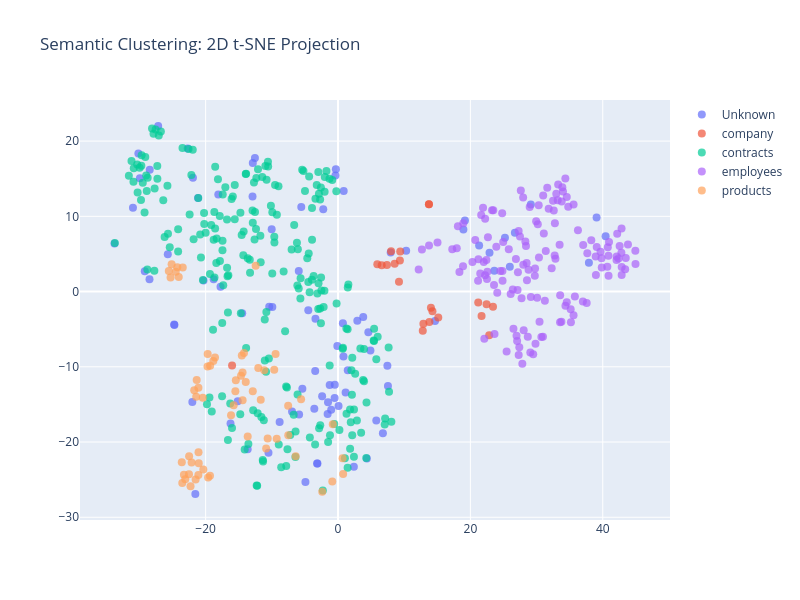
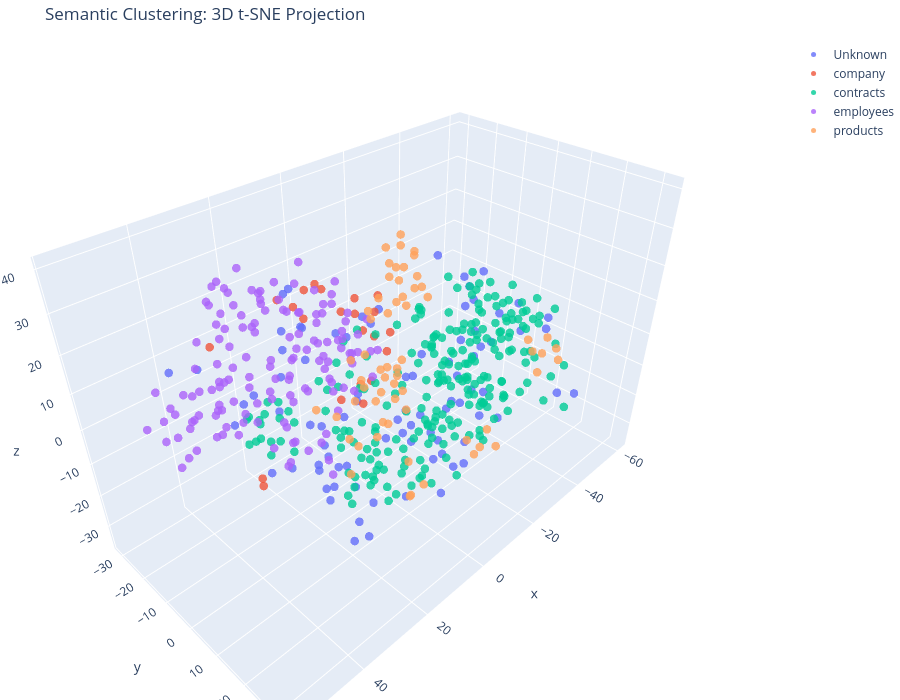

The cell these charts' notebook holds for them, in order:
### Code cell
# Visualization
result = collection.get(include=['embeddings', 'documents', 'metadatas'])

# Safety check if embeddings exist and are not empty
if result.get('embeddings') is not None and len(result['embeddings']) > 0:
    print("\nGenerating 2D and 3D t-SNE Plot...")
    vectors = np.array(result['embeddings'])

    # Extract metadata for grouping (colors) and hover text
    doc_types = np.array([meta.get('type', 'Unknown') for meta in result['metadatas']])
    headlines = np.array([meta.get('headline', 'No Headline') for meta in result['metadatas']])
    unique_types = np.unique(doc_types)

    # 2D plot
    tsne_2d = TSNE(n_components=2, random_state=42)
    reduced_vectors_2d = tsne_2d.fit_transform(vectors)

    fig_2d = go.Figure()
    for doc_type in unique_types:
        idx = doc_types == doc_type
        fig_2d.add_trace(go.Scatter(
            x=reduced_vectors_2d[idx, 0], 
            y=reduced_vectors_2d[idx, 1],
            mode='markers', 
            name=doc_type,             # Adds legend entry
            text=headlines[idx],        # Custom text for hover
            hoverinfo='text+name',      # Show headline and category on hover
            marker=dict(size=8, opacity=0.7)
    ))
    fig_2d.update_layout(title='Semantic Clustering: 2D t-SNE Projection', width=800, height=600)
    fig_2d.show()

    # 3D plot
    tsne_3d = TSNE(n_components=3, random_state=42)
    reduced_vectors_3d = tsne_3d.fit_transform(vectors)

    fig_3d = go.Figure()
    for doc_type in unique_types:
        idx = doc_types == doc_type
        fig_3d.add_trace(go.Scatter3d(
            x=reduced_vectors_3d[idx, 0], 
            y=reduced_vectors_3d[idx, 1],
            z=reduced_vectors_3d[idx, 2],
            mode='markers', 
            name=doc_type,
            text=headlines[idx],
            hoverinfo='text+name',
            marker=dict(size=5, opacity=0.8)
    ))
    fig_3d.update_layout(
        title='Semantic Clustering: 3D t-SNE Projection', 
        width=900, height=700,
        margin=dict(l=0, r=0, b=0, t=40)
    )
    fig_3d.show()

else:
    print("Vector database is still empty.")

### Figure 1 — Plotly figure (JSON) as saved in the notebook; plotly's stock layout.template omitted (floating-point values rounded to 4 significant figures; data arrays with more than 128 entries replaced by an {"elided": "..."} marker saying what was removed)
{"data": [{"hoverinfo": "text+name", "marker": {"opacity": 0.7, "size": 8}, "mode": "markers", "name": "Unknown", "text": ["Company Founding and Early Growth", "Client Base and Market Reach", "Summary of Benefits and Remote Culture", "Marketplace and Infrastructure Products", "Additional Features and Technical Support", "Support Services: Account Management and Updates", "Signatures and Agreement Conclusion", "Renewal and Basic Features", "Multi-State Support and Dedicated Success", "Contract Parties and Date", "Terms of Coverage", "Duration of Agreement", "Payment Schedule", "Reinsurance Volume", "Service Level Agreement and Uptime", "Confidentiality and Security", "Business Continuity and Global Operations", "Unlimited Reinsurance Administration Feature", "White-Label Platform Feature", "Advanced AI-Driven Analytics Feature", "Comprehensive Risk Assessment Module", "Catastrophe Modeling Integration Feature", "Treaty Administration and Facultative Platform", "Customizable Dashboard and Compliance Tools", "Client Portals, API Access, Retro, and Climate Risk", "Dedicated Customer Success Team Support", "24/7/365 Premium Support Services", "Comprehensive Implementation Program", "Training, Enablement, and Custom Development", "Integration Services and Ecosystem Connectivity", "Analytics, Reporting, and Catastrophe Response", "Regulatory Support and Continuous Improvement", "Signatures Section", "Parties and Services Provided", "Contract Duration and Payment Terms", "Agreement Renewal", "Homellm Core Features", "Support and Updates", "Agreement Effective Date and Duration", "Subscription Type and Member Coverage", "Payment Terms and User Licenses", "Termination and Renewal Clauses", "Price Protection and Volume Discounts", "Professional Tier Features Overview", "Predictive Healthcare and Medication Management", "Value-Based Care and Care Management Platforms", "Technical Support and Training Programs", "Updates, Maintenance, and Account Management", "Integration Support and Analytics Services", "Compliance and Regulatory Support", "Contract Parties and Scope", "Renewal Terms and Pricing", "AI Underwriting and Predictive Risk", "Digital Health and Policy Management", "Advanced Reporting and Support", "Signatures and Agreement Summary", "Vendor Network and Technical Support", "Data Analytics and Signatures", "Contract Parties and Overview", "Coverage and Duration", "Payment Structure and Volume", "SLA, Confidentiality, and Security", "Policy Administration and White-Label Platform", "Advanced AI Risk Assessment", "Dynamic Pricing and Instant Claims Processing", "Predictive Maintenance and Multi-Channel Integration", "Customer Portal and IoT Integration", "API Access, Multi-State Operations, and CAT Management", "Dedicated Success Team and 24/7 Support", "Implementation, Training, and Custom Development", "Integration Services, Analytics, and Reporting", "IoT Support, CAT Response, and Continuous Improvement", "Contract Signatures and Authorization", "Compensation and Education", "Daniel Park Career Progression and Performance History", "Performance History and Compensation", "Jordan Blake Annual Performance History", "Jordan Blake Compensation History", "Jordan Blake Other HR Notes", "Career Progression and Mentorship", "Robert Chen Annual Performance History (2016-2019)", "Samantha Greene Career Progression and Performance History", "Samantha Greene Annual Performance and Compensation History", "Samantha Greene Compensation History and Other HR Notes", "Performance and Compensation History", "Roadmap 2026"], "type": "scatter", "x": [10.3, 7.955, 14.65, -22.01, 7.544, 4.896, -5.553, -18.09, -3.41, -12.87, -14.48, -21.15, -29.2, -24.75, -20.32, -17.75, -33.77, -24.72, -3.447, -5.881, -5.388, -2.401, -3.583, -1.567, -1.032, 7.458, 0.7376, -0.1022, 1.476, 1.147, -1.511, 0.0812, -0.3889, -10.03, -21.92, -29.94, -15.15, -5.93, -27.17, -25.72, -22.71, -30.17, -30.98, -13.65, 2.393, 4.356, 2.918, 4.579, 5.783, 6.782, -12.92, -28.45, -16.24, -10.5, 3.81, -2.233, -4.923, 0.8601, -12.56, -10.4, -28.48, -18.79, -9.925, -6.948, -8.819, -3.164, -3.105, -1.256, -4.491, 0.827, -0.4872, -0.5095, -0.3267, 37.91, 25.96, 22.89, 21.32, 26.72, 25.22, 23.61, 29.13, 18.94, 39.07, 19.17, 40.43, -21.56], "y": [5.431, 5.206, -3.909, -14.67, -12.55, -7.817, 11.25, 12.91, -3.599, 17.08, -2.884, 12.43, 2.706, -4.393, 1.482, 0.6345, 6.388, -4.427, -10.55, -16.34, -12.93, -13.91, -15.58, -16.26, -15.7, -9.865, -4.216, -7.235, -10.45, -13.41, -14.72, -15.2, 15.43, 8.289, 15.12, 15.05, -14.59, 2.745, 22.01, 4.945, 19.01, 18.37, 11.14, -20.97, -23.28, -22.18, -3.894, -5.396, -17.13, -18.84, 12.62, 16.18, -17.53, -21.43, -3.364, 10.94, -25.32, 13.36, 17.74, -2.008, 1.649, 1.637, -2.047, -15.93, -17.32, -22.84, -22.85, -12.41, -2.483, -8.633, -12.4, -14.15, 16.27, 3.838, 3.287, 5.151, 6.116, 7.813, 7.138, 2.776, 11.56, 8.26, 9.83, 9.46, 7.364, -26.91]}, {"hoverinfo": "text+name", "marker": {"opacity": 0.7, "size": 8}, "mode": "markers", "name": "company", "text": ["Strategic Restructuring and Current Operations", "Product Expansion and New Offerings", "Why Join Insurellm Overview", "Insurellm Growth and Culture", "Insurellm Benefits and Perks", "Engineering Job Openings", "Data & Analytics Openings", "Product and Design Positions", "Sales and Customer Success Roles", "Operations and Support Roles", "Application Instructions", "Contact and Equal Opportunity Information", "Vision and Mission Statement", "Core Values: Innovation and Customer Obsession", "Core Values: Integrity and Collaborative Excellence", "Employer Value Proposition Overview", "Employee Benefits and Growth Opportunities", "Compensation and Company Mission", "Company Overview and History", "Core Insurance Portals", "Scale and Impact", "Client Portfolio Breakdown"], "type": "scatter", "x": [8.02, 5.938, 9.35, 13.8, 15.15, 22.45, 23.42, 21.19, 21.69, 22.84, 13.74, 13.74, 9.212, 12.9, 12.81, 8.557, 14.27, 14.04, 9.4, -16.01, 7.394, 6.599], "y": [5.345, 3.631, 4.116, -4.048, -3.431, -1.677, -2.016, -1.456, -3.244, -5.812, 11.59, 11.59, 1.32, -4.292, -5.207, 3.685, -2.621, -2.149, 5.317, -9.839, 3.544, 3.503]}, {"hoverinfo": "text+name", "marker": {"opacity": 0.7, "size": 8}, "mode": "markers", "name": "contracts", "text": {"elided": "234 str values"}, "type": "scatter", "x": {"elided": "234 float values"}, "y": {"elided": "234 float values"}}, {"hoverinfo": "text+name", "marker": {"opacity": 0.7, "size": 8}, "mode": "markers", "name": "employees", "text": {"elided": "140 str values"}, "type": "scatter", "x": {"elided": "140 float values"}, "y": {"elided": "140 float values"}}, {"hoverinfo": "text+name", "marker": {"opacity": 0.7, "size": 8}, "mode": "markers", "name": "products", "text": ["Bizllm Overview and Summary", "Multi-Line Underwriting and Business Intelligence", "Cyber Risk and Workers' Compensation Features", "Commercial Property and Professional Liability", "Portfolio Management, Portals, and Claims", "Bizllm Pricing Structure", "Bizllm Roadmap 2025 to 2026", "Bizllm Roadmap 2027 and Conclusion", "Carllm Product Overview", "Core Features: Risk Assessment and Instant Quoting", "Core Features: Customization, Fraud Detection, and Insights", "Core Features: Mobile Integration and Support", "Pricing Tiers", "2025 Roadmap: Q1 to Q3", "2025-2026 Roadmap: Q4 and Future Scaling", "Conclusion and Vision", "Claimllm Product Overview", "Intelligent FNOL and Triage", "Damage Assessment and Fraud Detection", "Document Processing and Dynamic Reserves", "Vendor Management and Payment Automation", "Communication Hub and Analytics", "Pricing Tiers", "Roadmap 2025", "Roadmap 2027 and Conclusion", "Healthllm Overview and Summary", "Intelligent Plan Design and Eligibility", "AI Claims Adjudication and Analytics", "Provider Management and Member Portal", "Medication Management and Compliance", "Healthllm Pricing Tiers", "Development Roadmap 2025-2026", "Future Roadmap and Platform Conclusion", "Homellm Product Overview", "AI Risk Assessment and Dynamic Pricing", "Instant Claims and Predictive Maintenance", "Multi-Channel Integration and Customer Portal", "Homellm Pricing Tiers", "Homellm Development Roadmap", "Conclusion and Future of Homellm", "Lifellm Product Summary", "AI-Powered Underwriting and Predictive Risk Modeling", "Digital Health Integration and Automated Policy Management", "Smart Document Processing and Customer Portal", "Compliance Automation and Pricing Tiers", "Product Development Roadmap", "Conclusion and Future Outlook", "Product Summary and Introduction", "Marketplace Value Proposition", "Core Features: AI Matching and User Interface", "Core Features: Quotes, Recommendations, and Security", "Core Features: Support and Data Insights", "Pricing for Consumers and Insurers", "Roadmap 2025: Q1 and Q2", "Roadmap 2025-2026: Q3, Q4, and Conclusion", "Rellm Product Overview", "AI-Driven Analytics and Seamless Integrations", "Risk Assessment and Customizable Dashboards", "Compliance Tools and Portals", "Pricing Plans", "2025 Roadmap", "2026 Roadmap and Conclusion"], "type": "scatter", "x": [-14.54, -14.21, -5.581, -7.534, -0.7905, -25.57, -22.52, -22.12, -18.58, -18.84, -19.32, -19.72, -25.3, -21.1, -20.35, -19.69, -12.88, -11.68, -6.402, -9.26, -0.8649, -2.381, -24.28, -22.28, -21.08, -13.94, -13.64, -7.519, 0.6897, 0.7736, -25.14, -23.53, -22.5, -15.44, -15.77, -14.42, -15.51, -24.51, -23.28, -23.6, -14.66, -16.16, -10.86, -10.63, -23.46, -23.08, -14.42, -21.43, -21.73, -20.43, -21.09, -21.35, -12.44, -19.63, -19.34, -12.05, -11.15, -9.64, -9.432, -24.07, -21.52, -21.05], "y": [-8.489, -8.177, -14.32, -15.17, -17.65, 2.745, -24.27, -22.71, -8.748, -9.243, -9.863, -9.95, 1.88, -24.39, -23.65, -8.288, -13.26, -14.39, -21.9, -19.58, -25.23, -26.6, 3.23, -25.87, -21.36, -12.03, -19.26, -19.08, -22.14, -24.26, 3.636, -25.44, -21.9, -11.79, -15.12, -14.45, -13.25, 2.65, -24.34, -22.68, -11.19, -16.45, -20.85, -19.52, 3.209, -24.96, -10.75, -13.97, -13.12, -14.12, -12.78, -11.76, 3.416, -24.71, -24.47, -10.15, -10.47, -10.4, -8.308, 1.928, -24.97, -22.81]}], "layout": {"height": 600, "title": {"text": "Semantic Clustering: 2D t-SNE Projection"}, "width": 800}}

### Figure 2 — Plotly figure (JSON) as saved in the notebook; plotly's stock layout.template omitted (floating-point values rounded to 4 significant figures; data arrays with more than 128 entries replaced by an {"elided": "..."} marker saying what was removed)
{"data": [{"hoverinfo": "text+name", "marker": {"opacity": 0.8, "size": 5}, "mode": "markers", "name": "Unknown", "text": ["Company Founding and Early Growth", "Client Base and Market Reach", "Summary of Benefits and Remote Culture", "Marketplace and Infrastructure Products", "Additional Features and Technical Support", "Support Services: Account Management and Updates", "Signatures and Agreement Conclusion", "Renewal and Basic Features", "Multi-State Support and Dedicated Success", "Contract Parties and Date", "Terms of Coverage", "Duration of Agreement", "Payment Schedule", "Reinsurance Volume", "Service Level Agreement and Uptime", "Confidentiality and Security", "Business Continuity and Global Operations", "Unlimited Reinsurance Administration Feature", "White-Label Platform Feature", "Advanced AI-Driven Analytics Feature", "Comprehensive Risk Assessment Module", "Catastrophe Modeling Integration Feature", "Treaty Administration and Facultative Platform", "Customizable Dashboard and Compliance Tools", "Client Portals, API Access, Retro, and Climate Risk", "Dedicated Customer Success Team Support", "24/7/365 Premium Support Services", "Comprehensive Implementation Program", "Training, Enablement, and Custom Development", "Integration Services and Ecosystem Connectivity", "Analytics, Reporting, and Catastrophe Response", "Regulatory Support and Continuous Improvement", "Signatures Section", "Parties and Services Provided", "Contract Duration and Payment Terms", "Agreement Renewal", "Homellm Core Features", "Support and Updates", "Agreement Effective Date and Duration", "Subscription Type and Member Coverage", "Payment Terms and User Licenses", "Termination and Renewal Clauses", "Price Protection and Volume Discounts", "Professional Tier Features Overview", "Predictive Healthcare and Medication Management", "Value-Based Care and Care Management Platforms", "Technical Support and Training Programs", "Updates, Maintenance, and Account Management", "Integration Support and Analytics Services", "Compliance and Regulatory Support", "Contract Parties and Scope", "Renewal Terms and Pricing", "AI Underwriting and Predictive Risk", "Digital Health and Policy Management", "Advanced Reporting and Support", "Signatures and Agreement Summary", "Vendor Network and Technical Support", "Data Analytics and Signatures", "Contract Parties and Overview", "Coverage and Duration", "Payment Structure and Volume", "SLA, Confidentiality, and Security", "Policy Administration and White-Label Platform", "Advanced AI Risk Assessment", "Dynamic Pricing and Instant Claims Processing", "Predictive Maintenance and Multi-Channel Integration", "Customer Portal and IoT Integration", "API Access, Multi-State Operations, and CAT Management", "Dedicated Success Team and 24/7 Support", "Implementation, Training, and Custom Development", "Integration Services, Analytics, and Reporting", "IoT Support, CAT Response, and Continuous Improvement", "Contract Signatures and Authorization", "Compensation and Education", "Daniel Park Career Progression and Performance History", "Performance History and Compensation", "Jordan Blake Annual Performance History", "Jordan Blake Compensation History", "Jordan Blake Other HR Notes", "Career Progression and Mentorship", "Robert Chen Annual Performance History (2016-2019)", "Samantha Greene Career Progression and Performance History", "Samantha Greene Annual Performance and Compensation History", "Samantha Greene Compensation History and Other HR Notes", "Performance and Compensation History", "Roadmap 2026"], "type": "scatter3d", "x": [0.8768, -7.484, 4.794, -10.46, 5.029, 2.328, 20.0, -24.97, -5.114, -28.71, -19.15, -41.54, -33.73, -20.97, -22.77, -31.84, -8.606, -19.73, 8.858, 13.82, 16.76, 20.69, 18.91, 16.87, 21.01, 2.581, -1.544, 8.577, 13.66, 25.09, 18.11, 16.9, 20.42, -25.92, -40.36, -55.97, -4.328, -20.39, -47.16, -41.6, -47.54, -56.83, -48.92, 0.1591, 9.418, 3.517, -5.998, -4.261, 3.007, -1.394, -36.55, -52.33, 1.357, -0.1653, -4.375, 22.26, -7.106, 17.22, -30.0, -23.05, -28.84, -26.79, -19.43, 11.23, 2.424, 22.93, 19.52, 25.96, -2.473, 10.73, 26.82, 21.79, 19.11, 41.53, 17.51, 20.62, 18.29, 25.21, 27.18, 13.59, 23.41, 13.0, 44.39, 14.95, 45.16, -10.2], "y": [-5.41, -8.507, -27.73, -14.56, 12.91, 28.24, -11.79, 17.12, 5.466, 1.444, 2.281, -5.109, 32.75, 10.32, 5.945, 3.784, 24.96, 7.752, 5.872, -6.085, -7.375, 3.598, -2.456, 8.371, 5.507, 10.53, 19.41, 27.73, 20.33, 8.769, 6.91, 2.532, -29.62, 2.209, -5.388, -1.377, -13.35, 13.37, -14.43, 17.58, -14.85, -8.34, 13.25, 5.65, 17.63, 23.3, 22.64, 26.73, 12.94, 18.93, -0.9113, 2.726, -7.483, 1.267, 27.15, -17.64, 11.31, -18.85, -2.64, -7.991, 30.89, 3.645, -8.12, -10.01, -11.49, 14.13, 15.47, 6.555, 10.49, 25.64, 9.813, 14.71, -26.6, -11.82, 7.715, -2.524, -5.909, -4.165, -2.902, -0.2371, -4.676, -13.26, -18.83, -18.17, 5.794, 7.456], "z": [15.89, 13.06, 15.88, 4.982, 0.7065, -1.028, -23.13, -16.01, 1.422, -21.73, -28.99, -6.978, -4.524, -33.49, 13.6, 18.82, 18.59, -35.51, -30.57, -15.89, -8.467, -9.221, -16.77, -18.07, -17.18, 7.63, 14.07, 11.4, 3.524, -16.45, -11.63, -15.54, -12.42, -10.73, 3.493, -2.46, -13.58, 6.4, -16.86, 3.85, 4.139, -9.153, 2.13, -8.854, -19.91, -18.97, 5.887, 1.799, -9.725, -12.59, -11.08, -8.223, -9.635, -17.56, 8.521, -27.1, -22.61, -10.51, -24.02, -28.11, -2.691, 16.55, -29.83, -13.61, -16.44, -27.37, -27.39, -8.193, 11.4, 5.072, -10.98, -21.43, -8.628, 17.86, 23.83, 14.7, 20.35, 18.66, 13.26, 19.38, 31.34, 15.02, 15.0, 12.48, 15.39, 32.38]}, {"hoverinfo": "text+name", "marker": {"opacity": 0.8, "size": 5}, "mode": "markers", "name": "company", "text": ["Strategic Restructuring and Current Operations", "Product Expansion and New Offerings", "Why Join Insurellm Overview", "Insurellm Growth and Culture", "Insurellm Benefits and Perks", "Engineering Job Openings", "Data & Analytics Openings", "Product and Design Positions", "Sales and Customer Success Roles", "Operations and Support Roles", "Application Instructions", "Contact and Equal Opportunity Information", "Vision and Mission Statement", "Core Values: Innovation and Customer Obsession", "Core Values: Integrity and Collaborative Excellence", "Employer Value Proposition Overview", "Employee Benefits and Growth Opportunities", "Compensation and Company Mission", "Company Overview and History", "Core Insurance Portals", "Scale and Impact", "Client Portfolio Breakdown"], "type": "scatter3d", "x": [-7.74, -7.634, -1.878, 1.471, 7.203, 12.06, 15.59, 10.88, 16.91, 30.79, 34.35, 32.61, -2.686, -2.05, -3.87, -2.248, 3.539, 2.912, -3.394, -7.843, -2.594, -5.544], "y": [-9.07, -4.711, -10.92, -25.81, -29.51, 9.142, 10.25, 4.501, 4.557, -24.12, -3.553, -6.309, -16.98, -23.35, -28.07, -11.37, -28.01, -24.9, -5.706, -6.042, -9.033, -8.149], "z": [16.56, 8.103, 17.42, 15.03, 13.01, 10.74, 6.996, 6.779, 5.666, 12.65, -14.07, -14.73, 10.78, 14.87, 13.7, 12.76, 10.1, 7.716, 15.23, 1.799, 8.909, 6.296]}, {"hoverinfo": "text+name", "marker": {"opacity": 0.8, "size": 5}, "mode": "markers", "name": "contracts", "text": {"elided": "234 str values"}, "type": "scatter3d", "x": {"elided": "234 float values"}, "y": {"elided": "234 float values"}, "z": {"elided": "234 float values"}}, {"hoverinfo": "text+name", "marker": {"opacity": 0.8, "size": 5}, "mode": "markers", "name": "employees", "text": {"elided": "140 str values"}, "type": "scatter3d", "x": {"elided": "140 float values"}, "y": {"elided": "140 float values"}, "z": {"elided": "140 float values"}}, {"hoverinfo": "text+name", "marker": {"opacity": 0.8, "size": 5}, "mode": "markers", "name": "products", "text": ["Bizllm Overview and Summary", "Multi-Line Underwriting and Business Intelligence", "Cyber Risk and Workers' Compensation Features", "Commercial Property and Professional Liability", "Portfolio Management, Portals, and Claims", "Bizllm Pricing Structure", "Bizllm Roadmap 2025 to 2026", "Bizllm Roadmap 2027 and Conclusion", "Carllm Product Overview", "Core Features: Risk Assessment and Instant Quoting", "Core Features: Customization, Fraud Detection, and Insights", "Core Features: Mobile Integration and Support", "Pricing Tiers", "2025 Roadmap: Q1 to Q3", "2025-2026 Roadmap: Q4 and Future Scaling", "Conclusion and Vision", "Claimllm Product Overview", "Intelligent FNOL and Triage", "Damage Assessment and Fraud Detection", "Document Processing and Dynamic Reserves", "Vendor Management and Payment Automation", "Communication Hub and Analytics", "Pricing Tiers", "Roadmap 2025", "Roadmap 2027 and Conclusion", "Healthllm Overview and Summary", "Intelligent Plan Design and Eligibility", "AI Claims Adjudication and Analytics", "Provider Management and Member Portal", "Medication Management and Compliance", "Healthllm Pricing Tiers", "Development Roadmap 2025-2026", "Future Roadmap and Platform Conclusion", "Homellm Product Overview", "AI Risk Assessment and Dynamic Pricing", "Instant Claims and Predictive Maintenance", "Multi-Channel Integration and Customer Portal", "Homellm Pricing Tiers", "Homellm Development Roadmap", "Conclusion and Future of Homellm", "Lifellm Product Summary", "AI-Powered Underwriting and Predictive Risk Modeling", "Digital Health Integration and Automated Policy Management", "Smart Document Processing and Customer Portal", "Compliance Automation and Pricing Tiers", "Product Development Roadmap", "Conclusion and Future Outlook", "Product Summary and Introduction", "Marketplace Value Proposition", "Core Features: AI Matching and User Interface", "Core Features: Quotes, Recommendations, and Security", "Core Features: Support and Data Insights", "Pricing for Consumers and Insurers", "Roadmap 2025: Q1 and Q2", "Roadmap 2025-2026: Q3, Q4, and Conclusion", "Rellm Product Overview", "AI-Driven Analytics and Seamless Integrations", "Risk Assessment and Customizable Dashboards", "Compliance Tools and Portals", "Pricing Plans", "2025 Roadmap", "2026 Roadmap and Conclusion"], "type": "scatter3d", "x": [-5.038, -2.483, 12.43, 10.14, 12.84, -36.87, -4.299, -5.71, -17.34, -15.52, -11.55, -11.45, -31.67, -2.608, -3.42, -16.4, -11.69, -11.04, 5.626, -4.273, -1.385, -1.826, -34.5, -6.283, -10.68, -7.677, -5.05, 2.31, 1.217, 4.553, -37.53, -4.908, -11.01, -10.06, -5.405, -4.891, -6.737, -33.15, -7.436, -11.76, -9.186, -2.833, -3.119, -5.053, -31.86, -2.838, -12.64, -13.06, -17.3, -14.99, -17.22, -17.75, -24.14, -4.138, -6.02, -15.61, -14.89, -15.83, -21.39, -33.74, -0.8988, -8.904], "y": [-11.15, -13.65, -2.622, -13.09, 5.274, 25.15, -1.684, -3.084, 22.78, 19.29, 20.65, 18.14, 22.89, 3.027, 3.478, 20.34, -4.145, -2.193, -5.928, -6.121, 13.45, 8.765, 18.97, 4.029, 0.2832, -3.27, -0.3628, -9.787, 10.53, 14.35, 20.86, 1.189, -3.576, -10.64, -13.1, -15.21, -9.138, 22.63, -1.24, -1.01, -7.301, -9.313, -0.8971, -4.744, 18.99, -1.279, -5.464, -18.2, -18.65, -19.29, -15.1, -12.52, -15.12, 8.487, 8.653, -9.953, -13.92, -16.44, -15.68, 26.03, 3.781, 2.649], "z": [-0.3818, -2.062, -5.754, -10.79, -9.849, 0.2031, 29.23, 24.71, -17.53, -18.83, -17.9, -14.82, -2.103, 27.37, 23.07, -13.0, -11.58, -16.33, -30.71, -23.99, -26.09, -33.28, 0.9343, 32.57, 21.11, -6.712, -8.552, -23.01, -18.67, -25.41, 4.573, 37.03, 25.05, -7.232, -9.531, -17.28, -15.01, 2.751, 32.7, 29.81, -4.372, -8.492, -15.84, -18.58, 5.665, 33.79, -2.866, 6.045, 7.972, 2.292, 4.934, 9.146, 4.306, 27.32, 24.06, -11.66, -13.87, -20.71, -15.02, 5.535, 31.54, 25.87]}], "layout": {"height": 700, "margin": {"b": 0, "l": 0, "r": 0, "t": 40}, "title": {"text": "Semantic Clustering: 3D t-SNE Projection"}, "width": 900}}
